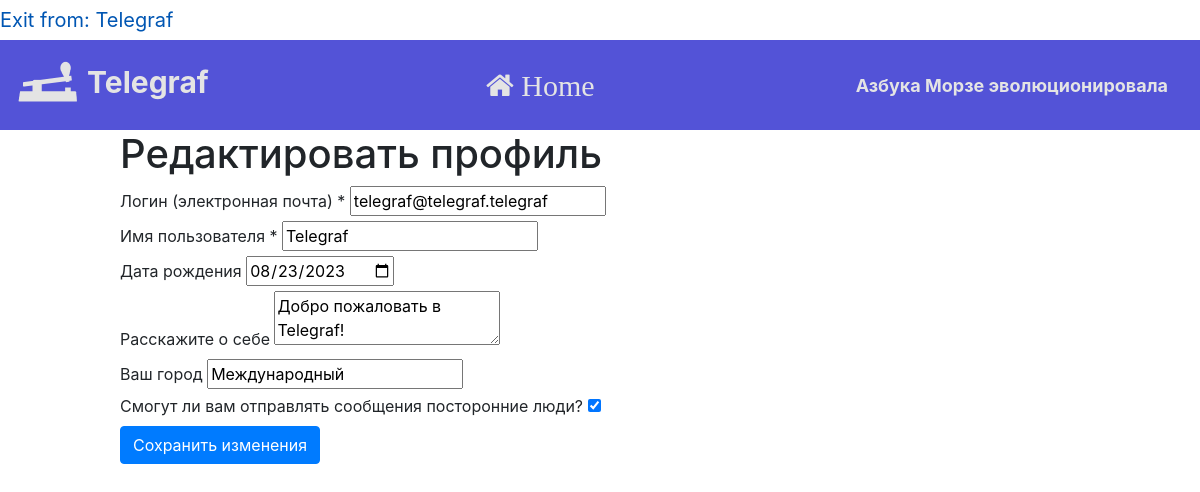
The app's page /edit_profile (signed in) with its own data.
### data/users.py (models this page shows, shortened)
class User(SqlAlchemyBase, UserMixin, SerializerMixin):
    __tablename__ = 'users'
    id = sqlalchemy.Column(sqlalchemy.Integer,
                           primary_key=True, autoincrement=True)
    username = sqlalchemy.Column(sqlalchemy.String)
    bdate = sqlalchemy.Column(sqlalchemy.Date)
    descript = sqlalchemy.Column(sqlalchemy.String)
    friends = sqlalchemy.Column(sqlalchemy.String, default='')
    city = sqlalchemy.Column(sqlalchemy.String)
    email = sqlalchemy.Column(sqlalchemy.String, unique=True)
    last_online = sqlalchemy.Column(sqlalchemy.DateTime,
                                    default=datetime.datetime.now())
    free_chat = sqlalchemy.Column(sqlalchemy.Boolean)
    hashed_password = sqlalchemy.Column(sqlalchemy.String, nullable=True)
    is_verified = sqlalchemy.Column(sqlalchemy.Boolean, default=False)
    is_blocked = sqlalchemy.Column(sqlalchemy.Boolean, default=False)
    block_reason = sqlalchemy.Column(sqlalchemy.String)

### server.py (the view, shortened to what this page needs)
@app.route('/edit_profile', methods=['GET', 'POST'])
def edit_profile():
    if not current_user.is_authenticated or current_user.is_blocked:
        redirect('/login')
    agent = request.headers.get('User-Agent')
    is_mobile = ('iphone' or 'android' or 'blackberry') in agent.lower()
    db_sess = db_session.create_session()
    current_user.last_online = datetime.datetime.now()
    db_sess.merge(current_user)
    db_sess.commit()
    form = EditProfileForm()
    if request.method == 'GET':
        form.username.data = current_user.username
        form.bdate.data = current_user.bdate
        form.descript.data = current_user.descript
        form.city.data = current_user.city
        form.email.data = current_user.email
        form.free_chat.data = current_user.free_chat
    return render_template('edit_profile.html', is_mobile=is_mobile, title=f'Редактировать профиль', form=form);

### data/edit_profile_form.py
class EditProfileForm(FlaskForm):
    email = EmailField('Логин (электронная почта) *', validators=[DataRequired()])
    username = StringField('Имя пользователя *', validators=[DataRequired()])
    bdate = DateField('Дата рождения')
    descript = TextAreaField('Расскажите о себе')
    city = StringField('Ваш город')
    free_chat = BooleanField('Смогут ли вам отправлять сообщения посторонние люди?')
    submit = SubmitField('Сохранить изменения')

### data/db_session.py (called while the page is built)
def create_session() -> Session:
    global __factory
    return __factory()

### server.py (called while the page is built)
@login_manager.user_loader
def load_user(user_id):
    db_sess = db_session.create_session()
    return db_sess.query(User).get(user_id)

### static/templates/edit_profile.html (shortened to what this page needs)
{% extends "base.html" %}
{% block content %}
<h1>{{title}}</h1>
<form action="" method="post">
    {% for field in form if field.name != 'csrf_token' and field.name != 'submit' %}
    <div>
        {{ field.label() }}
        {{ field() }}
    </div>
    {% endfor %}
    <p>{{ form.submit(type="submit", class="btn btn-primary") }}</p>
</form>
{% endblock %}

### static/templates/base.html (shortened to what this page needs)
<!doctype html>
<html lang="en">
<head>
    <link rel="stylesheet"
          href="https://stackpath.bootstrapcdn.com/bootstrap/4.4.1/css/bootstrap.min.css"
>
    <link rel="stylesheet" href="https://maxcdn.bootstrapcdn.com/font-awesome/4.5.0/css/font-awesome.min.css">
</head>
<body>
    <nav>
        {% if current_user.is_authenticated %}
        <a class="navbar-brand" href="/logout">Exit from: {{ current_user.username }}</a>
        {% else %}
        <p>
            <a class="btn btn-primary " href="/register">Зарегистрироваться</a>
            <a class="btn btn-success" href="/login">Войти</a>
        </p>
        {% endif %}
    </nav>
    <header>
        <nav class="navbar navbar-light mainbar">
            {% if is_mobile %}
            <a class="navbar-brand" style="font-size: 30px; color: #e4e4e4; font-weight: bold;" href="#"><img src="{{url_for('static', filename='images/t2.png')}}" height="64" width="64">  Telegraf</a>
            <a style="font-size: 30px; color: #e4e4e4; font-weight: bold;" href="/"><i class="fa fa-home" aria-hidden="true"></i></a>
            {% else %}
            <a class="navbar-brand" style="font-size: 30px; color: #e4e4e4; font-weight: bold;" href="#"><img src="{{url_for('static', filename='images/t2.png')}}" height="64" width="64">  Telegraf</a>
            <a style="font-size: 30px; color: #e4e4e4; font-weight: bold;" href="/"><i class="fa fa-home" aria-hidden="true"> Home</i></a>
            <a class="navbar-brand" style="font-size: 18px; color: #e4e4e4; font-weight: bold;" href="#">Азбука Морзе эволюционировала</a>
            {% endif %}
        </nav>
    </header>
    <main role="main" class="my-container">
        {% block content %}{% endblock %}
    </main>
</body>
</html>

### records on screen
User: username "Telegraf", email "telegraf@telegraf.telegraf" "Telegraf" "08/23/2023" "Добро пожаловать в Telegraf!" "Международный" "☑"

### other values on screen
{{ title }} "Редактировать профиль"
{{ field.label() }} "Логин (электронная почта) *" "Имя пользователя *" "Дата рождения" "Расскажите о себе" "Ваш город" "Смогут ли вам отправлять сообщения посторонние люди?"
